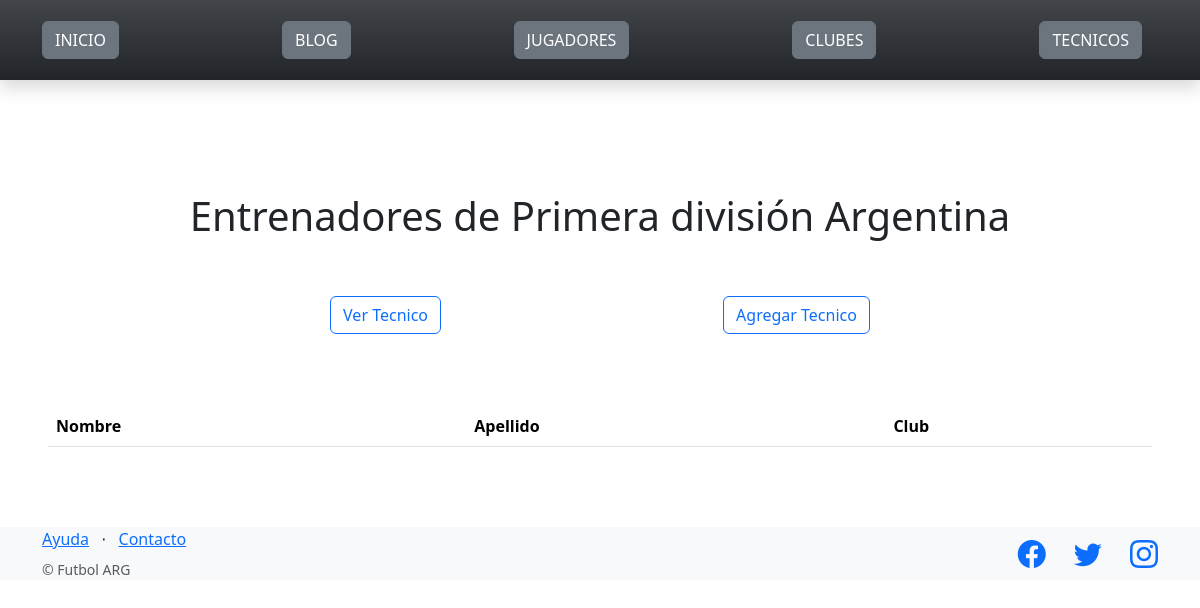
The page /futbol/entrenadores/ on the database as committed earlier.
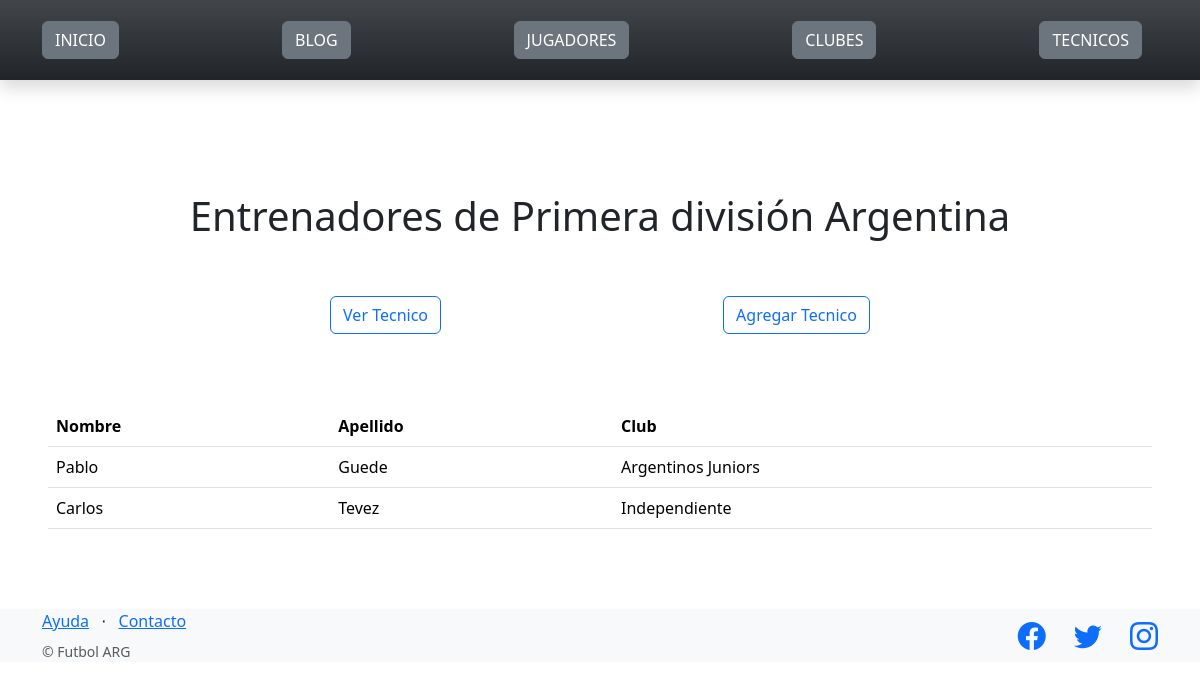
The same page on the database as committed later.
### control_futbol/models.py (models this page shows)
class Entrenador(models.Model):
    nombre = models.CharField(max_length=64)
    apellido = models.CharField(max_length=256)
    club = models.CharField(max_length=256)

### control_futbol/views.py (the view)
# urls.py: path("entrenadores/",  listar_entrenadores, name="lista_entrenadores"),
def listar_entrenadores(request):
    contexto = {
        "entrenadores": Entrenador.objects.all(),
    }
    http_response = render(
        request = request,
        template_name = 'control_futbol/lista_entrenadores.html',
        context=contexto,
    )
    return http_response

### control_futbol/templates/control_futbol/lista_entrenadores.html (shortened to what this page needs)
{% extends "base.html" %}
{% block contenido %}
<h1 class="d-flex justify-content-center">Entrenadores de Primera división Argentina</h1>
<br><br>
<section class="d-flex justify-content-evenly">
    <a href="{% url 'lista_entrenadores' %}"><button type="button" class="btn btn-outline-primary">Ver Tecnico</button></a>
    <a href="{% url 'agregar_entrenadores' %}"><button type="button" class="btn btn-outline-primary">Agregar Tecnico</button></a>
</section>
<br><br><br>
<table class="table">
    <tbody>
        <tr>
            <th>Nombre</th>
            <th>Apellido</th>
            <th>Club</th>
        </tr>
        {% for Entrenador in entrenadores %}
        <tr>
            <td>{{ Entrenador.nombre }}</td>
            <td>{{ Entrenador.apellido }}</td>
            <td>{{ Entrenador.club }}</td>
        </tr>
        {% endfor %}
    </tbody>
</table>
{% endblock contenido %}

Rows that differ between the two databases and show on the page:
added Entrenador: nombre "Pablo", apellido "Guede", club "Argentinos Juniors"
added Entrenador: nombre "Carlos", apellido "Tevez", club "Independiente"
